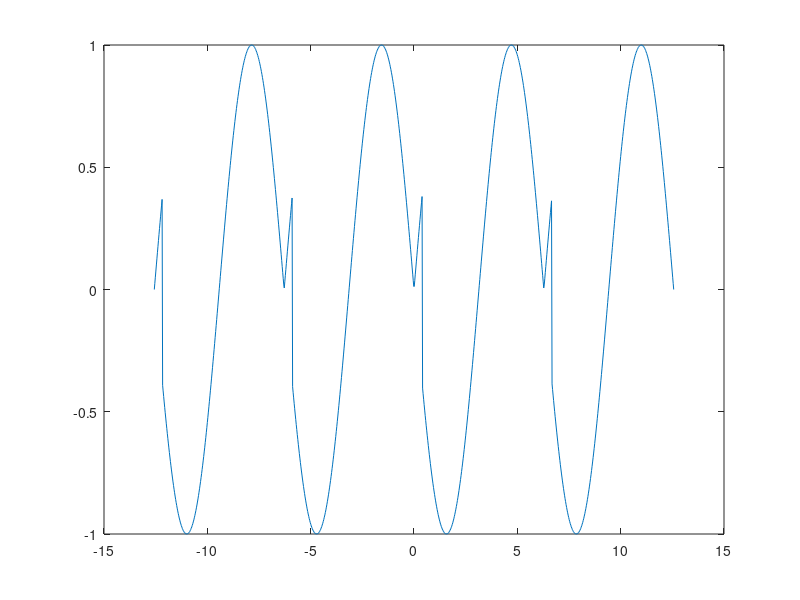

Write MATLAB code to recreate this figure.

T = 2*pi;


X = linspace(-2*T, 2*T, 1000);
Y = sin(2*pi/T * X) .* square(X, T);

plot(X, Y);



function [y] = square(t, T)
    k_max = 1000;

    sum = 0;
    for k = 1:k_max
        sum = sum + 4/pi * 1/(2*k - 1)*sin(t * 2*pi/T * (2*k - 1));

    end
   
    y = 1/2 * (sum + 1);
    

end



